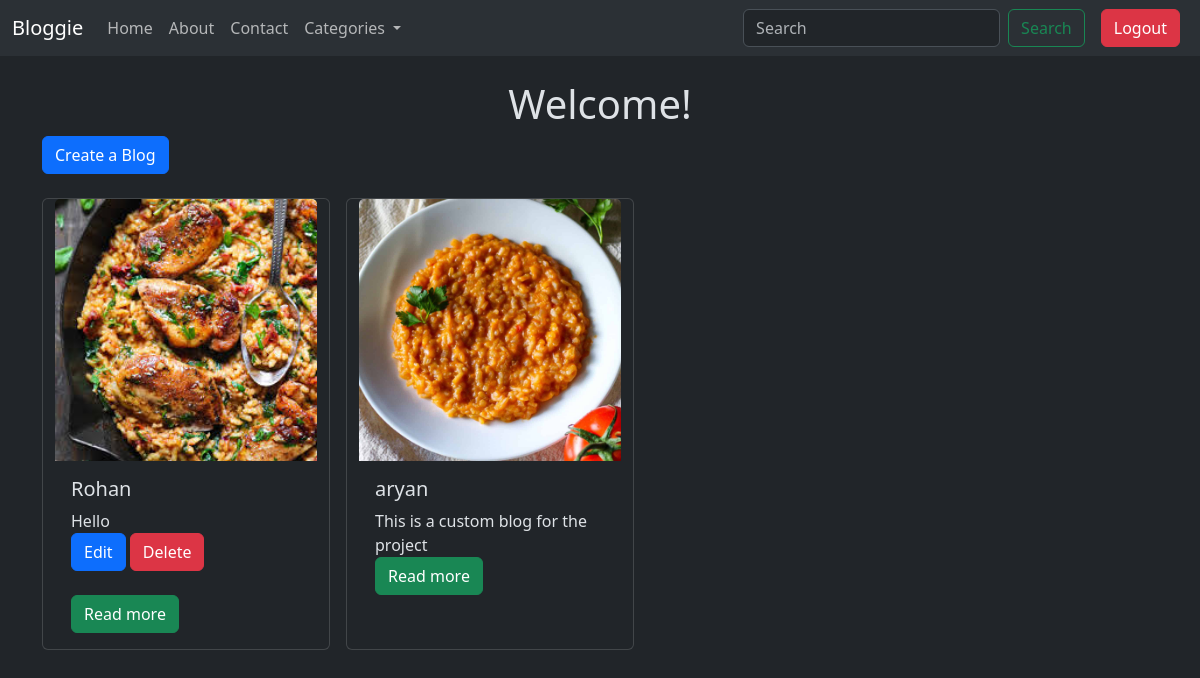
The page / (signed in) on the database its author committed.
### blog/models.py (models this page shows, shortened)
class Blog(models.Model):
    user=models.ForeignKey(User, on_delete=models.CASCADE)
    text=models.TextField(max_length=250)
    photo=models.ImageField(upload_to='photos/',blank=True,null=True)
    created_at=models.DateTimeField(auto_now_add=True)
    updated_at=models.DateTimeField(auto_now=True)

### blog/views.py (the view)
# urls.py: path('', views.blog_list, name='blog_list'),
def blog_list(request):
    blogs=Blog.objects.all().order_by('-created_at')
    return render(request, 'blog_list.html',{'blogs':blogs})

### blog/templates/blog_list.html (shortened to what this page needs)
{% extends "layout.html" %}
{% block content %}
<h1 class="text-center mt-4">Welcome!</h1>
<a class="btn btn-primary mb-4" href="{% url 'blog_create' %}">Create a Blog</a>
<div class="container row gap-3">
  {% for blog in blogs %}
  <div class="card" style="width: 18rem;">
    <img src="{{ blog.photo.url }}" class="card-img-top" alt="...">
    <div class="card-body">
      <h5 class="card-title">{{ blog.user.username }}</h5>
      <p class="card-text">{{ blog.text|truncatewords:10 }}
      <br>
      {% if blog.user == request.user %}
      <a href="{% url 'blog_update' blog.id %}" class="btn btn-primary mb-4">Edit</a>
      <a href="{% url 'blog_delete' blog.id %}" class="btn btn-danger mb-4">Delete</a>
      {% endif %}
      <a href="{% url 'blog_detail' blog.id %}" class="btn btn-success">Read more</a></p>
    </div>
  </div>
  {% endfor %}
</div>
{% endblock %}

### rows shown on the page
Blog: photo (picture), user.username "Rohan", text "Hello", shows "Edit"
Blog: photo (picture), user.username "aryan", text "This is a custom blog for the project"
